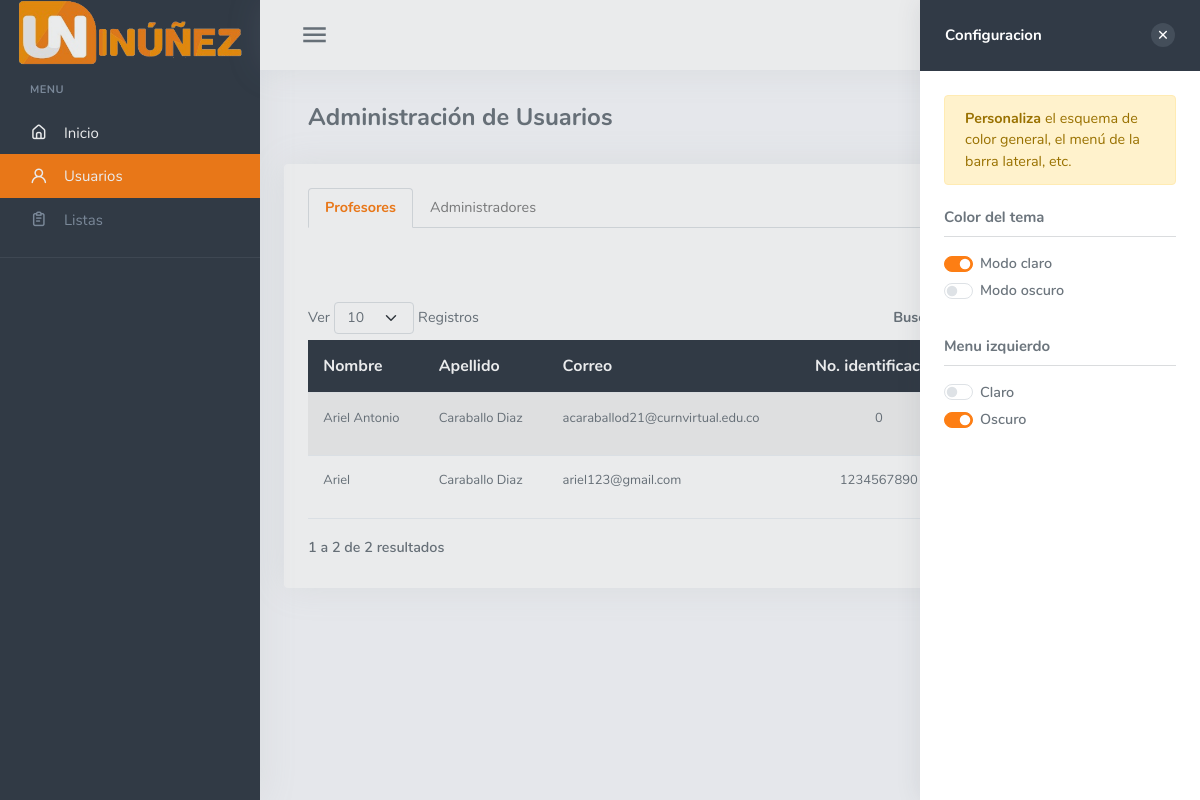
The app's page /pages/ADMIN.php?u=1 (signed in) with its own data.
### tables this page shows
CREATE TABLE `usuarios` (
  `id` int(10) NOT NULL,
  `nombre` varchar(255) NOT NULL,
  `apellido` varchar(255) NOT NULL,
  `correo` varchar(255) NOT NULL,
  `clave` varchar(255) NOT NULL,
  `ultima_sesion` varchar(69) NOT NULL,
  `documento` int(15) NOT NULL,
  `fecha` varchar(50) NOT NULL,
  `estado` varchar(20) NOT NULL,
  `rol` varchar(10) NOT NULL
);

### pages/admins/elements/tableUsers.php (the view, shortened to what this page needs)
<?php
    include('./databases/connectToBD.php');
    $consulta = 'SELECT * FROM usuarios  WHERE rol = ?';
    $sentencia = $mbd->prepare($consulta);
    $sentencia->bindParam(1, $rol);
    $sentencia->execute();
    $usuarios = $sentencia->fetchAll();
    ?>
<table class="table table-striped " id="<?php echo $tabla ?>">
    <thead class="bg-dark text-white ">
        <tr>
            <th>Nombre</th>
            <th>Apellido</th>
            <th>Correo</th>
            <th class="text-center">No. identificacion </th>
            <th class="text-center">Activo</th>
            <th class="text-center">opciones</th>
        </tr>
    </thead>
    <tbody>
        <?Php
                    foreach($usuarios as $usuario){
                    ?>
        <tr class="py-0">
            <td><?php echo ucwords($usuario['nombre']) ?></td>
            <td><?php echo ucwords($usuario['apellido']) ?></td>
            <td><?php echo $usuario['correo'] ?></td>
            <td class="text-center"><?php echo $usuario['documento'] ?></td>
            <td>
                <div class="form-check form-switch  d-flex justify-content-center">
                </div>
            </td>
            <td class="text-center">
            <a href="user=<?php echo base64_encode($usuario['id']) ?>" id="button-delete-list" class="text-danger btn border eliminar-btn"><i class="mdi mdi-delete"></i></a>
            </td>
        </tr>
        <?php
                    }
                    ?>
    </tbody>
</table>

### assets/css/style.css (style rules this page uses)
body { overflow: hidden; }
table tbody tr { transition: .1s; font-size: 15px; font-size: 13px !important; }
a { cursor: pointer !important ; }

### records on screen
usuarios: nombre "Ariel Antonio", apellido "Caraballo Diaz", correo "acaraballod21@curnvirtual.edu.co", documento "0"
usuarios: nombre "Ariel", apellido "Caraballo Diaz", correo "ariel123@gmail.com", documento "1234567890"
